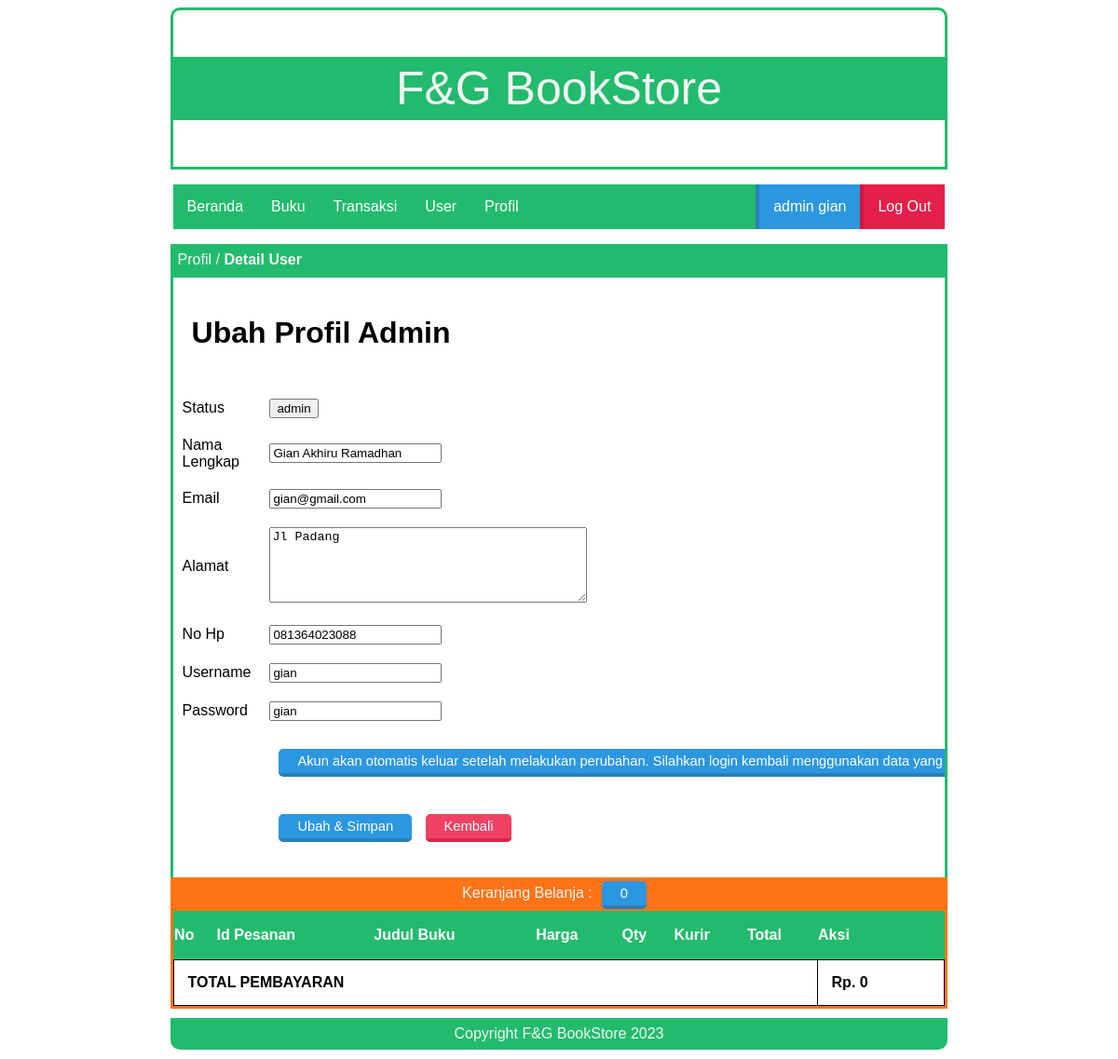
Screenshot of /index.php?page=profilad_ubah (signed in) with the database file from the repository.
### tables this page shows
CREATE TABLE `tbl_users` (
  `id_user` int(100) NOT NULL,
  `nama_lengkap` varchar(30) NOT NULL,
  `email` varchar(30) NOT NULL,
  `username` varchar(6) NOT NULL,
  `password` varchar(6) NOT NULL,
  `alamat` varchar(50) NOT NULL,
  `no_hp` text NOT NULL,
  `title` varchar(10) NOT NULL
);

### page/admin/profil/profil_ubah.php (the view, shortened to what this page needs)
<div class="box-title">
    <p>Profil / <b>Detail User</b></p>
</div>
<div id="box">
  <h1>Ubah Profil Admin</h1>
  <?php
  include 'lib/koneksi.php';
  $user = $_SESSION['username'];
  $ambiluser = $conn->prepare("SELECT * FROM tbl_users WHERE username =:user");
  $ambiluser->bindparam(':user', $user);
  $ambiluser->execute();
  $data = $ambiluser->fetch(PDO::FETCH_OBJ);
   ?>
  <form name="ubah" action="?page=profilad_ubahpro" method="post" enctype="multipart/form-data">
  <table class="article">
    <tr>
      <td>Status</td>
      <td>
        <input type="button" value="<?php echo $data->title; ?>">
      </td>
    </tr>
    <tr>
      <td>Nama Lengkap</td>
      <td>
        <input type="text" name="nama_lengkap" value="<?php echo $data->nama_lengkap; ?>" required>
      </td>
    </tr>
    <tr>
      <td>Email</td>
      <td>
        <input type="text" name="email" value="<?php echo $data->email; ?>" required>
      </td>
    </tr>
    <tr>
      <td>Alamat</td>
      <td>
        <textarea name="alamat" rows="5" cols="40" required><?php echo $data->alamat; ?></textarea>
      </td>
    </tr>
    <tr>
      <td>No Hp</td>
      <td>
        <input type="text" name="no_hp" value="<?php echo $data->no_hp; ?>" required>
      </td>
    </tr>
    <tr>
      <td>Username</td>
      <td>
        <input type="text" name="username" maxlength="6" value="<?php echo $data->username; ?>" required>
      </td>
    </tr>
    <tr>
      <td>Password</td>
      <td>
        <input type="text" name="password" maxlength="6" value="<?php echo $data->password; ?>" required>
      </td>
    </tr>
    <tr>
      <td></td>
      <td>
        <input class="tombol-biru" type="button" value="Akun akan otomatis keluar setelah melakukan perubahan. Silahkan login kembali menggunakan data yang sudah diupdate">
      </td>
    </tr>
    <tr>
      <td></td>
      <td>
        <input class="tombol-biru" type="submit" name="ubah" value="Ubah & Simpan">
        <a class="tombol-merah" href="?page=profilad">Kembali</a>
      </td>
    </tr>
  </table>
  </form>
  <br>
</div>

### style.css (style rules this page uses)
.box-title { background: #22bb6d; width: 70%; height: 30px; margin: auto; border: 3px solid #22bb6d; }
.box-title p { color: #f3f5f4; margin: 5px 5px; font-family: sans-serif; }
#box { border-bottom: 0px; border-left: 3px solid #22bb6d; border-right: 3px solid #22bb6d; width: 70%; margin: auto; min-height: 200px; overflow: hidden; }
table.article { border-collapse: collapse; border: 0px; width: 100%; }
.article td { border: 0px; padding: 10px; }
#box p,h1,h2,table,tr,td,img { font-family: sans-serif; padding: 20px; text-align: justify; }
.tombol-biru { background:#2C97DF; color:white; border-top:0; border-left:0; border-right:0; border-bottom:4px solid #2A80B9; border-radius: 5px; padding:5px 20px; text-decoration:none; font-family:sans-serif; font-size:11pt; margin:10px; }
.tombol-merah { background:#ef4162; color:white; border-top:0; border-left:0; border-right:0; border-bottom:4px solid #da2648; border-radius: 5px; padding:5px 20px; text-decoration:none; font-family:sans-serif; font-size:11pt; }

### rows the page displays
tbl_users: title "admin", nama_lengkap "Gian Akhiru Ramadhan", email "gian@gmail.com", alamat "Jl Padang", no_hp "081364023088", username "gian", password "gian"

### other values shown
$title "admin"
$user "gian"
$count "0"
$jumlah "0"
